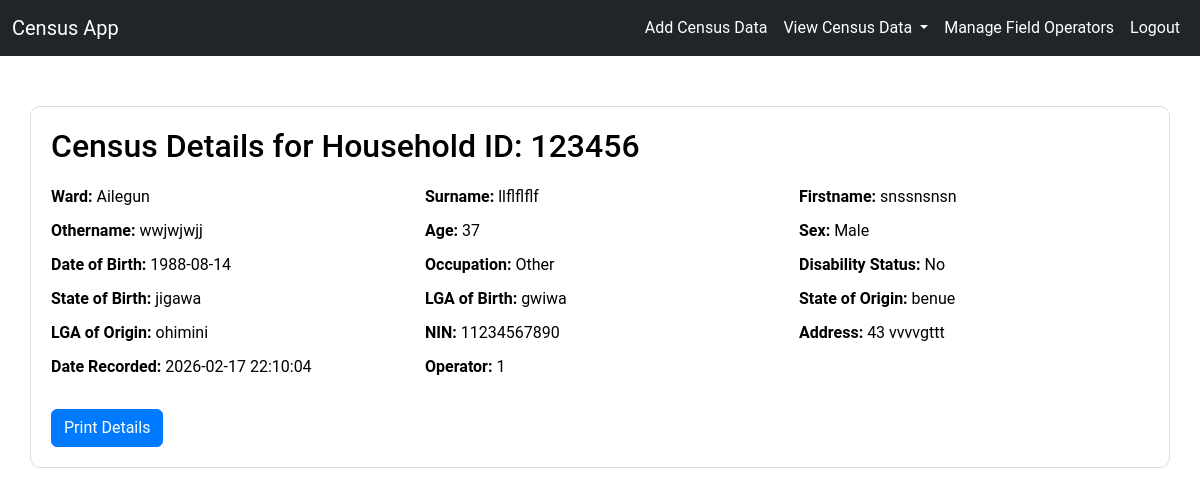
The page /view_details.php?id=13 (signed in) on the database its author committed.
### tables this page shows
CREATE TABLE `census` (
  `census_id` int(11) NOT NULL,
  `household_id` varchar(50) NOT NULL,
  `ward` enum('Aigbaka','Ailegun','Fadu','Ifoshi','Ilamose','Oke-Afa') NOT NULL,
  `address` varchar(255) NOT NULL,
  `date_recorded` timestamp NOT NULL DEFAULT current_timestamp(),
  `operator_id` int(11) DEFAULT NULL,
  `surname` varchar(255) NOT NULL,
  `firstname` varchar(255) NOT NULL,
  `othername` varchar(255) DEFAULT NULL,
  `current_age` int(11) NOT NULL,
  `sex` enum('Male','Female') NOT NULL,
  `date_of_birth` date NOT NULL,
  `occupation` varchar(255) NOT NULL,
  `disability_status` enum('Yes','No') NOT NULL,
  `state_of_birth` varchar(255) NOT NULL,
  `local_government_of_birth` varchar(255) NOT NULL,
  `state_of_origin` varchar(255) NOT NULL,
  `local_government_of_origin` varchar(255) NOT NULL,
  `national_identity_number` varchar(11) DEFAULT NULL,
  `latitude` decimal(10,7) DEFAULT NULL,
  `longitude` decimal(10,7) DEFAULT NULL,
  `gps_accuracy` float DEFAULT NULL,
  `gps_address` varchar(255) DEFAULT NULL,
  `location_captured_at` datetime DEFAULT NULL,
  `location_verified` tinyint(1) DEFAULT 0
);

### php/view_details.php (called while the page is built)
<?php
include('php/db_connect.php');
$household_id = isset($_GET['id']) ? $_GET['id'] : null;
if ($household_id) {
    $sql = "SELECT * FROM census WHERE census_id = ?";
    $stmt = $conn->prepare($sql);
    $stmt->bind_param("i", $household_id);
    $stmt->execute();
    $result = $stmt->get_result();
    if ($result->num_rows > 0) {
        $row = $result->fetch_assoc();
    } else {
        echo "<div class='alert alert-warning'>No records found for the given Household ID.</div>";
        exit;
    }
} else {
    echo "<div class='alert alert-danger'>Invalid or missing Household ID. Please check and try again.</div>";
    exit;
}
?>

### view_details.php (the view, shortened to what this page needs)
<?php
require_once('php/view_details.php');
?>
<!DOCTYPE html>
<html lang="en">
<head>
    <link href="https://cdn.jsdelivr.net/npm/bootstrap@5.3.0/dist/css/bootstrap.min.css" rel="stylesheet">
    <link href="css/style.css" rel="stylesheet">
</head>
<body>
    <?php include('layout/header.php');?>
    <div class="container details-container">
        <h2>Census Details for Household ID: <?php echo htmlspecialchars($row['household_id']); ?></h2>
        <div class="row">
            <div class="col-sm-4"><label>Ward:</label> <?php echo htmlspecialchars($row['ward']); ?></div>
            <div class="col-sm-4"><label>Surname:</label> <?php echo htmlspecialchars($row['surname']); ?></div>
            <div class="col-sm-4"><label>Firstname:</label> <?php echo htmlspecialchars($row['firstname']); ?></div>
        </div>
        <div class="row">
            <div class="col-sm-4"><label>Othername:</label> <?php echo htmlspecialchars($row['othername']); ?></div>
            <div class="col-sm-4"><label>Age:</label> <?php echo htmlspecialchars($row['current_age']); ?></div>
            <div class="col-sm-4"><label>Sex:</label> <?php echo htmlspecialchars($row['sex']); ?></div>
        </div>
        <div class="row">
            <div class="col-sm-4"><label>Date of Birth:</label> <?php echo htmlspecialchars($row['date_of_birth']); ?></div>
            <div class="col-sm-4"><label>Occupation:</label> <?php echo htmlspecialchars($row['occupation']); ?></div>
            <div class="col-sm-4"><label>Disability Status:</label> <?php echo htmlspecialchars($row['disability_status']); ?></div>
        </div>
        <div class="row">
            <div class="col-sm-4"><label>State of Birth:</label> <?php echo htmlspecialchars($row['state_of_birth']); ?></div>
            <div class="col-sm-4"><label>LGA of Birth:</label> <?php echo htmlspecialchars($row['local_government_of_birth']); ?></div>
            <div class="col-sm-4"><label>State of Origin:</label> <?php echo htmlspecialchars($row['state_of_origin']); ?></div>
        </div>
        <div class="row">
            <div class="col-sm-4"><label>LGA of Origin:</label> <?php echo htmlspecialchars($row['local_government_of_origin']); ?></div>
            <div class="col-sm-4"><label>NIN:</label> <?php echo htmlspecialchars($row['national_identity_number']); ?></div>
            <div class="col-sm-4"><label>Address:</label> <?php echo htmlspecialchars($row['address']); ?></div>
        </div>
        <div class="row">
            <div class="col-sm-4"><label>Date Recorded:</label> <?php echo htmlspecialchars($row['date_recorded']); ?></div>
            <div class="col-sm-4"><label>Operator:</label> <?php echo htmlspecialchars($row['operator_id']); ?></div>
        </div>
        <button class="btn btn-primary btn-print" onclick="window.print()">Print Details</button>
    </div>
</body>
</html>

### css/style.css (style rules this page uses)
body { background-color: #ffffff; font-family: 'Roboto', sans-serif; color: #000000; padding-top: 56px; }
.details-container { margin-top: 50px; padding: 20px; border: 1px solid #dddddd; border-radius: 10px; background-color: #ffffff; }
.details-container h2 { margin-bottom: 20px; }
.details-container .row { margin-bottom: 10px; }
.details-container .row label { font-weight: bold; color: #000000; }
.btn-print { margin-top: 20px; }
.btn-primary { background-color: #007bff; border-color: #007bff; transition: background-color 0.2s ease-in-out, border-color 0.2s ease-in-out; }

### rows shown on the page
census: household "123456", ward "Ailegun", surname "llflflflf", firstname "snssnsnsn", othername "wwjwjwjj", current_age "37", sex "Male", date_of_birth "1988-08-14", occupation "Other", disability_status "No", state_of_birth "jigawa", local_government_of_birth "gwiwa", state_of_origin "benue", local_government_of_origin "ohimini", national_identity_number "11234567890", address "43 vvvvgttt", date_recorded "2026-02-17 22:10:04", operator "1"
